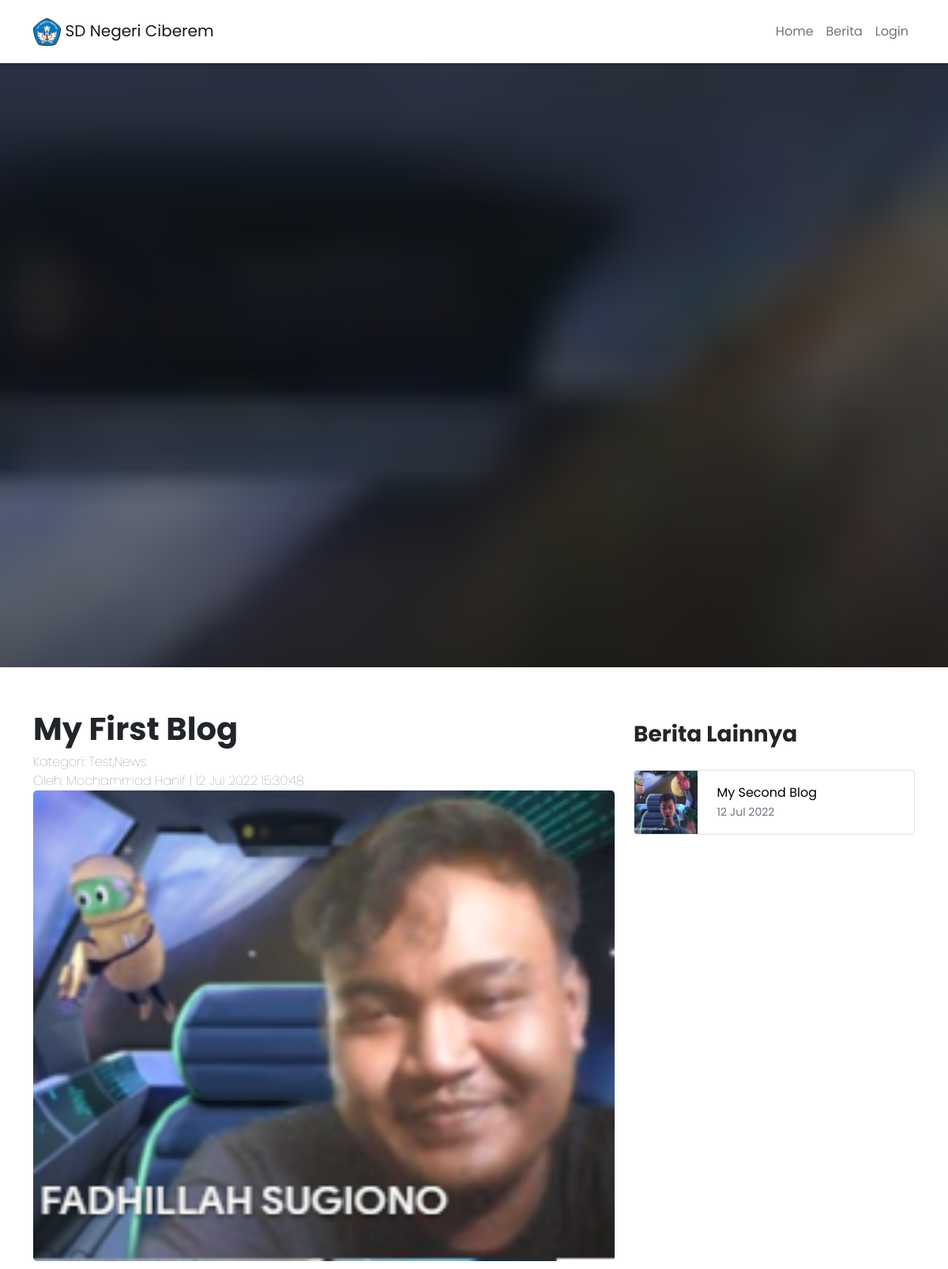
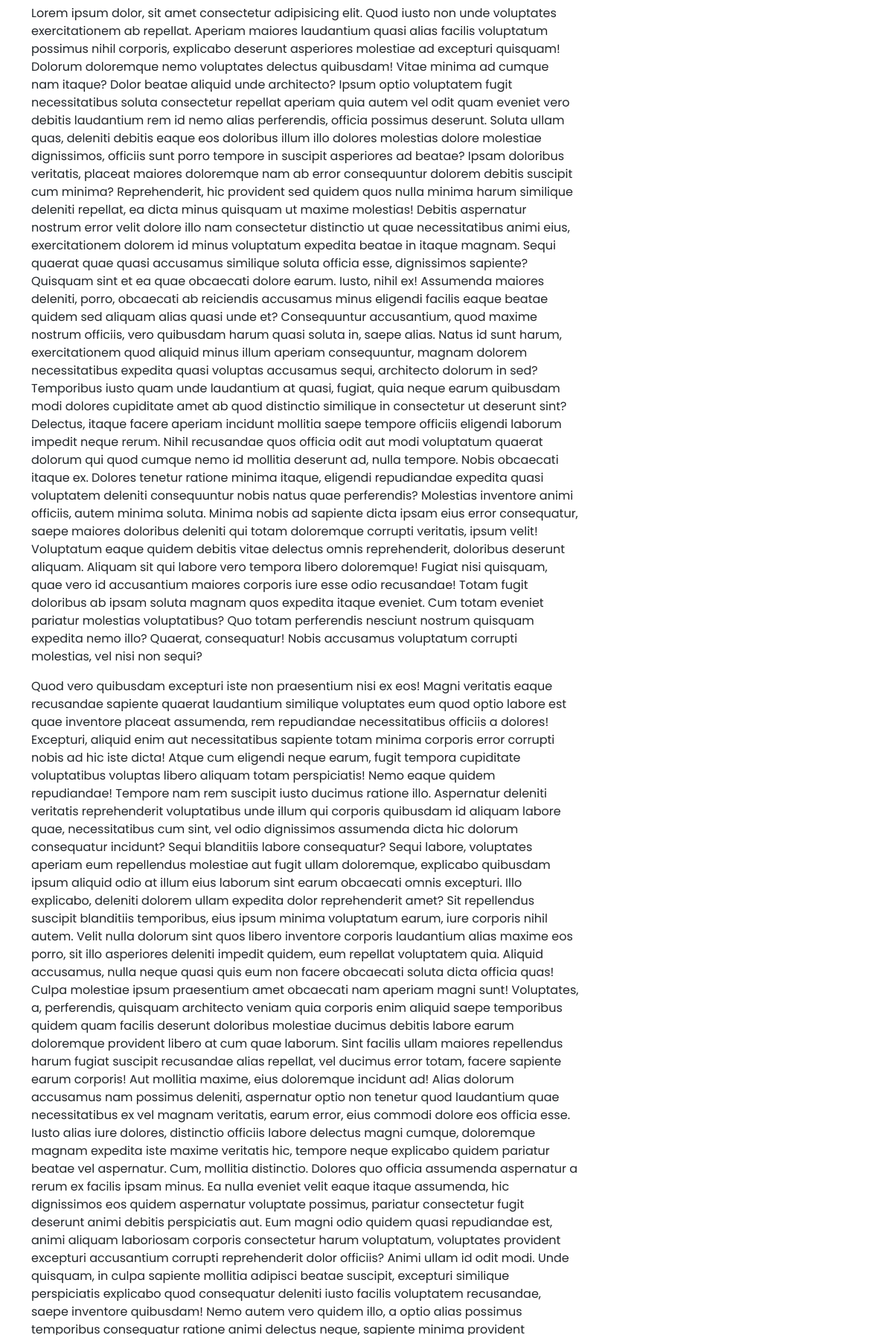
The app's page /blog.php?berita=my-first-blog-1780337773 (upper part) with its own data (2 pictures, top to bottom).
### tables this page shows
CREATE TABLE `dinamis` (
  `id` int(11) NOT NULL,
  `name` text NOT NULL,
  `data` text NOT NULL
);

CREATE TABLE `blog` (
  `id` int(11) NOT NULL,
  `id_users` int(11) NOT NULL,
  `title` text NOT NULL,
  `thumbnail` text NOT NULL,
  `content` text NOT NULL,
  `tags` text NOT NULL,
  `slug` text NOT NULL,
  `created_at` timestamp NOT NULL DEFAULT current_timestamp(),
  `updated_at` timestamp NOT NULL DEFAULT current_timestamp()
);

CREATE TABLE `users` (
  `id` int(11) NOT NULL,
  `name` text NOT NULL,
  `email` text NOT NULL,
  `password` text NOT NULL,
  `image` text NOT NULL DEFAULT 'images/user/user.jpg',
  `role` enum('superadmin','admin') NOT NULL
);

### blog-single.php (the view, shortened to what this page needs)
<?php
    require('include/db.php');
    $found = false;
    if(isset($_GET['berita']))
    {
        $qry = mysqli_query($con,"SELECT *,users.name as useradmin,users.id as userid FROM blog INNER JOIN users ON blog.id_users = users.id WHERE slug='".$_GET['berita']."'");
        if($qry)
        {
            $blog = mysqli_fetch_assoc($qry);
            if($blog)
            {
                $found = true;
                $otherPost = mysqli_query($con,"SELECT *,users.name as useradmin FROM blog INNER JOIN users ON blog.id_users = users.id WHERE slug !='".$_GET['berita']."' ORDER BY RAND() LIMIT 5");
            }
            else
            {
                header('location: 404.html');
            }
        }
    }
    $sql = mysqli_query($con, "SELECT name, data FROM dinamis");
    $arr = array();
    while($data = mysqli_fetch_assoc($sql))
    {
        $arr[] = $data;
    }
    if($found == true) :
?>
<!DOCTYPE html>
<html lang="en">
<head>
    <link rel="stylesheet" href="css/bootstrap.min.css">
    <link rel="stylesheet" href="css/aos.css">
    <link rel="stylesheet" href="css/style.css">
</head>
<body>
    <nav class="navbar navbar-expand-lg sticky-top navbar-light bg-light">
        <div class="container">
            <a class="navbar-brand" href="index.php">
                <img src="<?= $arr[1]['data'] ?>" alt="" height="35">
                <?= $arr[0]['data'] ?>
            </a>
            <div class="collapse navbar-collapse" id="navbarSupportedContent">
                <div class="navbar-nav ms-auto">
                    <a class="nav-link" href="index.php">Home</a>
                    <a class="nav-link" href="blog.php">Berita</a>
                    <?php
                        if(isset($_SESSION['user']))
                        {
                            echo '
                            <a class="nav-link activated" href="admin/">Dashboard</a>
                            ';
                        }
                        else
                        {
                            echo '
                            <a class="nav-link activated" href="admin/login.php">Login</a>
                            ';
                        }
                    ?>
                </div>
            </div>
        </div>
    </nav>
    <div id="carousel" class="carousel slide" data-bs-ride="carousel">
        <div class="carousel-inner">
            <div class="carousel-item active" style="background: linear-gradient(rgba(0,0,0,0.1) 0%,rgba(0,0,0,0.6) 100%), url('<?= $blog['thumbnail'] ?>') no-repeat center center fixed; background-size: cover;">
            </div>
        </div>
    </div>
    <section id="content">
        <div class="container my-5">
            <div class="row">
                <div class="col-12 col-md-8">
                    <span class="fs-1 fw-bolder"><?= $blog['title'] ?></span>
                    <br>
                    <span class="fs-6 fw-lighter text-secondary">Kategori: <?= $blog['tags'] ?></span>
                    <br>
                    <span class="fs-6 fw-lighter text-secondary">Oleh: <?= $blog['useradmin']." | ". date('d M Y H:i:s',strtotime($blog['updated_at'])) ?></span>
                    <img src="<?= $blog['thumbnail'] ?>" class="w-100 rounded-3">
                    <div class="content my-3">
                        <?= $blog['content'] ?>
                    </div>
                </div>
                <div class="col-12 col-md-4">
                    <div class="sticky-top" style="z-index: 0; top: 100px;">
                        <div class="fs-3 mt-3 mb-4 fw-bolder">Berita Lainnya</div>
                        <?php
                            while($any = mysqli_fetch_assoc($otherPost)) :
                        ?>
                            <div class="card mb-3" style="">
                                <a href="?berita=<?= $any['slug'] ?>">
                                    <div class="row g-0">
                                        <div class="col-2 col-md-3">
                                            <img src="<?= $any['thumbnail'] ?>" class="img-fluid rounded-start" style="width:80px; height:80px;">
                                        </div>
                                        <div class="col-8">
                                            <div class="card-body">
                                                <div class="fs-6">
                                                    <?php
                                                        if(strlen(strip_tags($any['title'])) > 20)
                                                        {
                                                            $titles = substr_replace(strip_tags($any['title']),'...',20);
                                                        }
                                                        else
                                                        {
                                                            $titles = $any['title'];
                                                        }
                                                    ?>
                                                    <?= $titles ?>
                                                </div>
                                                <p class="card-text"><small class="text-muted"><?= date('d M Y',strtotime($blog['updated_at'])) ?></small></p>
                                            </div>
                                        </div>
                                    </div>
                                </a>
                            </div>
                        <?php endwhile; ?>
                    </div>
                </div>
            </div>
        </div>
    </section>
</body>
</html>
<?php endif; ?>

### blog.php
<?php
    if(isset($_GET['berita']))
    {
        include('blog-single.php');
    }
    else
    {
        include('blog-all.php');
    }

### css/style.css (style rules this page uses)
* { font-family: 'Poppins', sans-serif; }
body { overflow-x: hidden !important; }
.carousel .carousel-item { height: 100vh; }
.navbar { min-height: 80px; margin-top: -35px; transition: .5s; }
.navbar-light { background-color: #fff !important; box-shadow: 0px 2px 5px #0000001f; }
a { text-decoration: none; color: #000; }
.card { margin-bottom: 25px; }

### records on screen
dinamis: data (picture)
dinamis: data "SD Negeri Ciberem"
blog: thumbnail (picture), title "My First Blog", tags "Test,News", id_users.name "Mochammad Hanif", updated_at "12 Jul 2022 15:30:48", content "Lorem ipsum dolor, sit amet consectetur adipisicing elit. Quod iusto non unde voluptates exercitationem ab repellat. Aperiam maiores laudantium quasi alias facilis voluptatum possimus nihil corporis, explicabo deserunt asperiores molestiae ad excepturi quisquam! Dolorum doloremque nemo voluptates delectus quibusdam! Vitae minima ad cumque nam itaque? Dolor beatae aliquid unde architecto? Ipsum optio voluptatem fugit necessitatibus soluta consectetur repellat aperiam quia autem vel odit quam eveniet vero debitis laudantium rem id nemo alias perferendis, officia possimus deserunt. Soluta ullam quas, deleniti debitis eaque eos doloribus illum illo dolores molestias dolore molestiae…", updated_at "12 Jul 2022"
blog: thumbnail (picture), title "My Second Blog"
